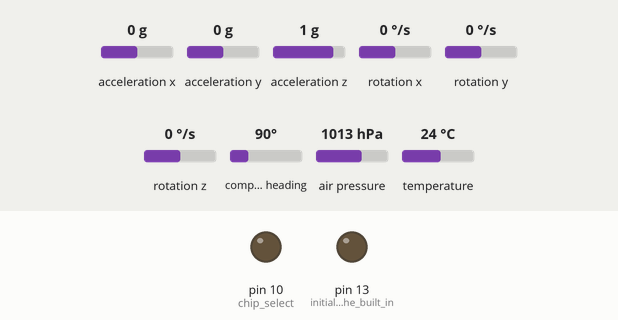
This sketch was run on a simulated Arduino Uno, built for the host (arithmetic inside an expression is 32-bit, double 64-bit). Parts: output pins drawn as LEDs (lit = HIGH). The inputs (shaded band) are chosen by the test bench; at power-on: acceleration x 0 g, acceleration y 0 g, acceleration z 1 g, rotation x 0 °/s, rotation y 0 °/s, rotation z 0 °/s, compass heading 90°, air pressure 1013 hPa, temperature 24 °C. Storage starts empty; what the sketch prints to the serial monitor is not drawn.

Above: at 0.1 s.
At 6.1 s:
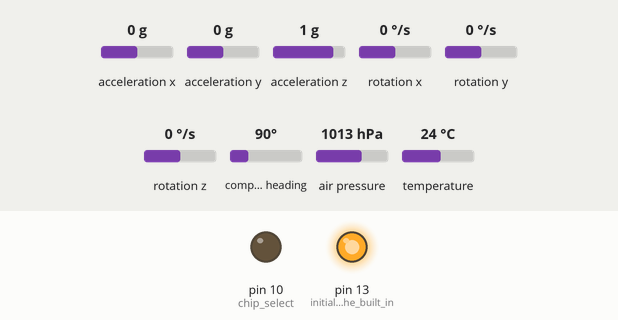
Timing chart, 0 to 7.8 s (numbered marks = the images above):
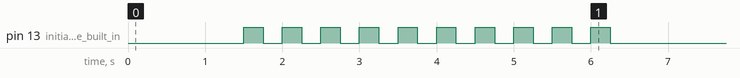

The sketch:

Telemetry_Computer_V1.ino
```cpp
//////////////// altimeter set up //////////////////////////////////////////////////////////////
#include <Adafruit_MPL3115A2.h>
#include <Wire.h>
Adafruit_MPL3115A2 myAlt;
#define ALTBASIS

float altitude = 0;
float elapsed_time = 0;

///////////////////////// Accelerometer set up //////////////////////////////////////////////////
#include <Adafruit_BNO055.h>
#include <utility/imumaths.h>
#include <math.h>

#define BNO055_SAMPLERATE_DELAY_MS (100)    //the IMU will wait 100 ms between re-samples
Adafruit_BNO055 myIMU = Adafruit_BNO055();  // sets myIMU up

float dt;  //change in time
unsigned long milli_second_old;
float velocity = 0, filteredVelocity = 0;

//////////////////////// SD card set up /////////////////////////////////////////////////////////
#include <SD.h>
#include <SPI.h>
int chip_select = 10;  // pin used to talk to SD card
bool THISISDUMB = false;
File SD_card;

//////// save to SD card every 0.1 secods, create a list of data between saves.////////////////////////
int folderNum = 0;
String folderPath = "";

float time_count = 0;

/* Function creates a new folder every time the telemetry computer is turned on
 It names the folders starting at 0, if the folder name 0 is already in the SD card itll name it "1" if that name exists it will name it "2" and so on.
*/
void folderMaker() {
  while (true) {
    folderPath = "/" + String(folderNum);

    if (!SD.exists(folderPath)) {
      SD.mkdir(folderPath);
      break;
    }
    folderNum++;
  }
}


void setup() {
  // put your setup code here, to run once:

  pinMode(LED_BUILTIN, OUTPUT);  // initializes the built in LED
  pinMode(chip_select, OUTPUT);  // chip select pinmode for SD card

  Serial.begin(115200);
  Wire.begin();   // makes ready I2C communication
  myIMU.begin();  // boots up IMU
  delay(1000);    // this pause allows time for the IMU to boot up
  myAlt.begin();  // boots up Altimeter
  delay(500);     // delay to give altimeter time to boot

  myAlt.setSeaPressure(1015.3);  // set this to current sea level pressure in hPa, used to calibrate alt.

  myIMU.setExtCrystalUse(true);  // uses different crystal clock thats more accurate on the IMU

  ////////////////////////  Start of IMU calibration //////////////////////////////////////////////////////
  uint8_t system, gyro, accel, mag = 0;  // sets up calibration level, calibration level starts at 0 and is fully calibrated when each number reaches 3

  do {                                                   // runs the calibration untill each value reaches full calibration which is = to 3
    myIMU.getCalibration(&system, &gyro, &accel, &mag);  //gets calibration levels

    Serial.print("Gyro: ");
    Serial.print(gyro);
    Serial.print("  Mag: ");
    Serial.print(mag);
    Serial.print("  accel: ");
    Serial.print(accel);
    Serial.print("  system: ");
    Serial.println(system);

  } while (((gyro < 3) || (mag < 3) || (accel < 3) || (system < 3)));

  // below will flash the built in LED light letting the user know the IMU is calibrated.
  for (int i = 0; i < 10; i++) {
    Serial.println("ITS IN");
    digitalWrite(LED_BUILTIN, HIGH);  // turn the LED on (HIGH is the voltage level)
    delay(250);                       // wait for a second
    digitalWrite(LED_BUILTIN, LOW);   // turn the LED off by making the voltage LOW
    delay(250);
  }

  //////////////////////////// End of IMU calibration //////////////////////////////////////////////////////////////////////////

  SD.begin(chip_select);                                          // initializes SD card reader
  folderMaker();                                                  // calls the function to gernate a folder in the SD card
  SD_card = SD.open("/" + folderPath + "/Data.txt", FILE_WRITE);  // Creates a text file in the new folder where the data will be stored.

  milli_second_old = millis();
  Serial.print("GO");
}

void loop() {
  // put your main code here, to run repeatedly:

  //////////////////////////////// Gets IMU data //////////////////////////////////////////////////////////////////////////
  imu::Quaternion quat = myIMU.getQuat();
  int8_t temp = myIMU.getTemp();
  imu::Vector<3> acc = myIMU.getVector(Adafruit_BNO055::VECTOR_ACCELEROMETER);  // sets up IMU to return acceleration vector with 3 DOF
  imu::Vector<3> gyr = myIMU.getVector(Adafruit_BNO055::VECTOR_GYROSCOPE);      // sets up IMU to return GYRO vector with 3 DOF
  imu::Vector<3> gra = myIMU.getVector(Adafruit_BNO055::VECTOR_GRAVITY);        // sets up IMU to return magnetometer vector with 3 DOF
  imu::Vector<3> linAccel = myIMU.getVector(Adafruit_BNO055::VECTOR_LINEARACCEL);

  ////////////////////////////// Gets altimeter data ////////////////////////////////////////////////////////
  ////////Barometric Pressure Manual Calculation ////////////
  //float pressure = myAlt.getPressure();
  //float seaLevel = 101325.0; //In Pascals
  //float altitude = 44330.0 * (1.0 - pow(pressure / seaLevel, 0.19030));
  ////////////////Altitude Using Library ///////////////////
  //float altitude = myAlt.getAltitude(); // alt in meters

  // delays the use of the altimeter for x number of seconds until after the main engine cutoff. the altimeter to slow to be used.
  if (elapsed_time >= 4) {
    altitude = myAlt.getAltitude();  // alt in meters
  }

  dt = (millis() - milli_second_old) / 1000.; // calculates change in time bewteen each loop of the code.
  milli_second_old = millis();
  elapsed_time += dt; //calculated elapsed time in seconds since after the caliration phase

  velocity = velocity + linAccel.x() * dt;  // calculates velocity from acceleration

  Serial.print(elapsed_time);
  Serial.print(",");
  Serial.println(dt);

  // puts all the data points into the object "SD_card" these data points are not saved until the "SD_card.close()" function is called.
  SD_card.println(String(dt) + "," + String(velocity) + "," + String(linAccel.x() / 9.81) + "," + String(linAccel.y() / 9.81) + "," + String(linAccel.z() / 9.81) + "," + String(quat.w()) + "," + String(quat.x()) + "," + String(quat.y()) + "," + String(quat.z()) + "," + String(altitude));

  time_count = time_count + 1;

  // this closes the SD card and saves the data to the SD card every x number of loops.
  if (time_count >= 25) {
    SD_card.close(); // closes and saves all data to the SD card
    SD_card = SD.open("/" + folderPath + "/Data.txt", FILE_WRITE); // opens the SD card again
  }
}
```
